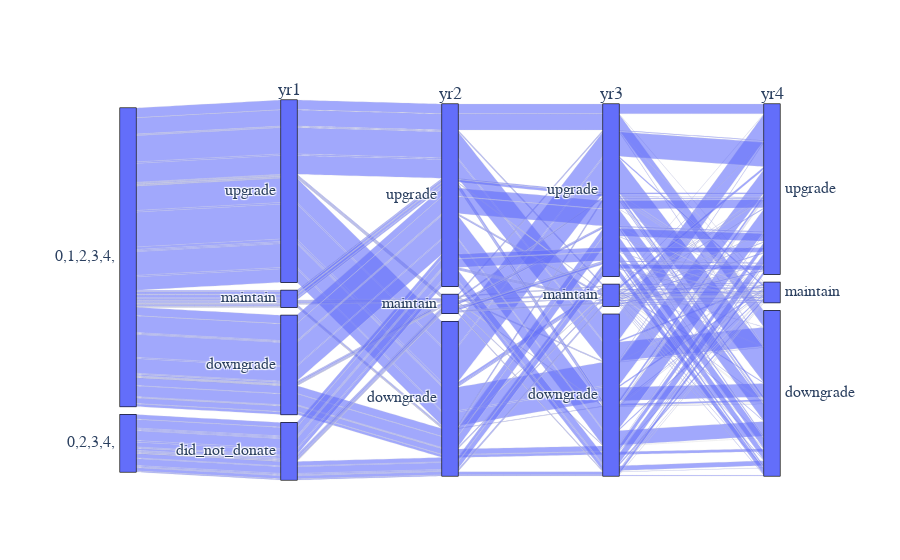

Notebook source saved alongside this figure:
### Code cell
df=c13b
# Create dimensions
class_dim = go.parcats.Dimension(
    values=df.cohort_gift_pattern,
    categoryorder='category ascending', label=""
)

gender_dim = go.parcats.Dimension(values=df.yr1_behavior2, categoryorder='category descending', label="yr1")

gender1_dim = go.parcats.Dimension(values=df.yr2_behavior2, categoryorder='category descending', label="yr2")

gender2_dim = go.parcats.Dimension(values=df.yr3_behavior2, categoryorder='category descending', label="yr3")

gender3_dim = go.parcats.Dimension(values=df.yr4_behavior2, categoryorder='category descending', label="yr4")


#survival_dim = go.parcats.Dimension(
  #  values=df.behavior_yr2, label="yr2", 
 #   #categoryarray=[0, 1],
  #  ticktext=['perished', 'survived'])

# Create parcats trace
#color = df.behavior_yr1;
#colorscale = [[0, 'lightsteelblue'], [1, 'mediumseagreen']];

fig = go.Figure(data = [go.Parcats(dimensions=[class_dim, gender_dim, gender1_dim, gender2_dim, gender3_dim],
 #       line={'color': color, 'colorscale': colorscale},
      #  hoveron='color', hoverinfo='count+probability',
        labelfont={'size': 18, 'family': 'Times'},
        tickfont={'size': 16, 'family': 'Times'},
        arrangement='freeform')])

fig.show()

### Figure 1 — Plotly figure (JSON) as saved in the notebook; plotly's stock layout.template omitted (floating-point values rounded to 4 significant figures; data arrays with more than 128 entries replaced by an {"elided": "..."} marker saying what was removed)
{"data": [{"arrangement": "freeform", "dimensions": [{"categoryorder": "category ascending", "label": "", "values": {"elided": "11776 str values"}}, {"categoryorder": "category descending", "label": "yr1", "values": {"elided": "11776 str values"}}, {"categoryorder": "category descending", "label": "yr2", "values": {"elided": "11776 str values"}}, {"categoryorder": "category descending", "label": "yr3", "values": {"elided": "11776 str values"}}, {"categoryorder": "category descending", "label": "yr4", "values": {"elided": "11776 str values"}}], "labelfont": {"family": "Times", "size": 18}, "tickfont": {"family": "Times", "size": 16}, "type": "parcats"}], "layout": {}}
